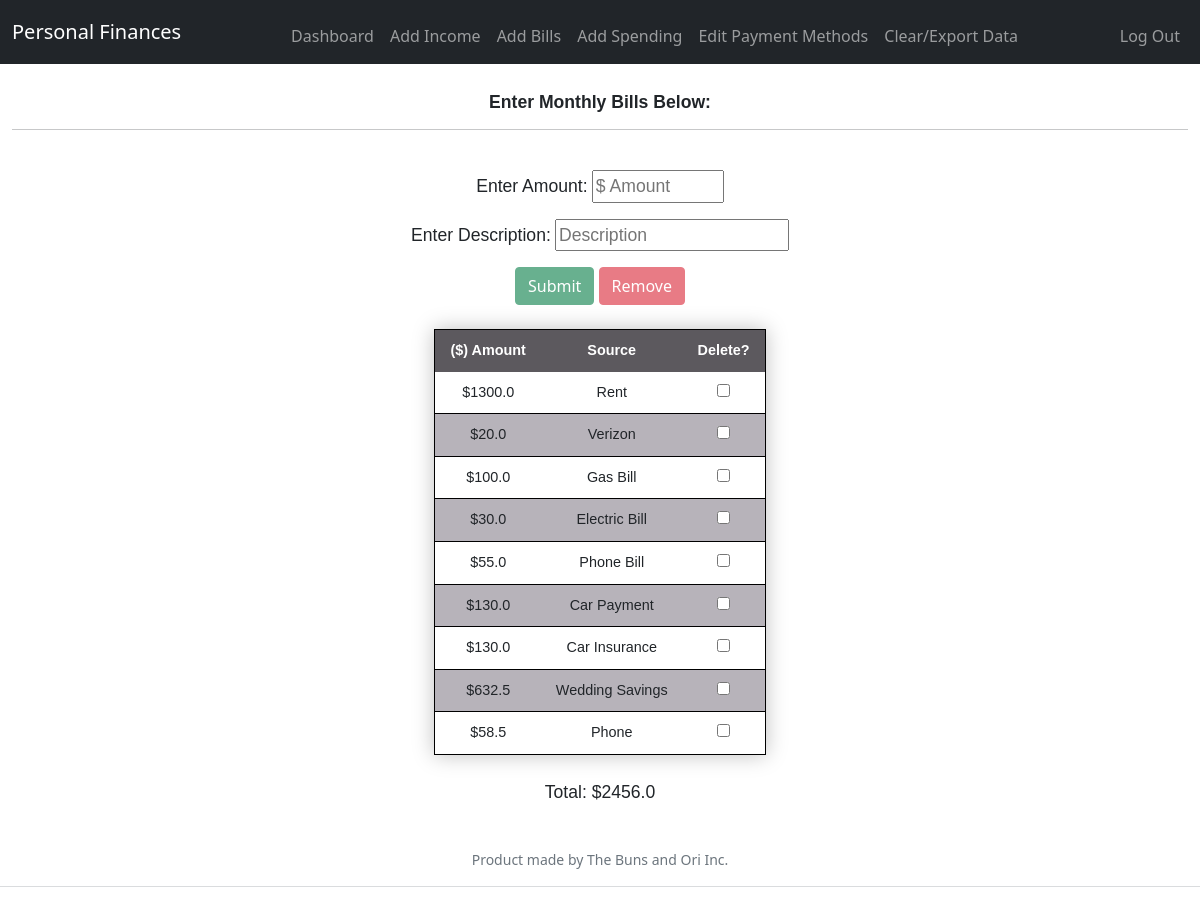
/addFixedCosts (signed in), run on an earlier commit of the app's database.
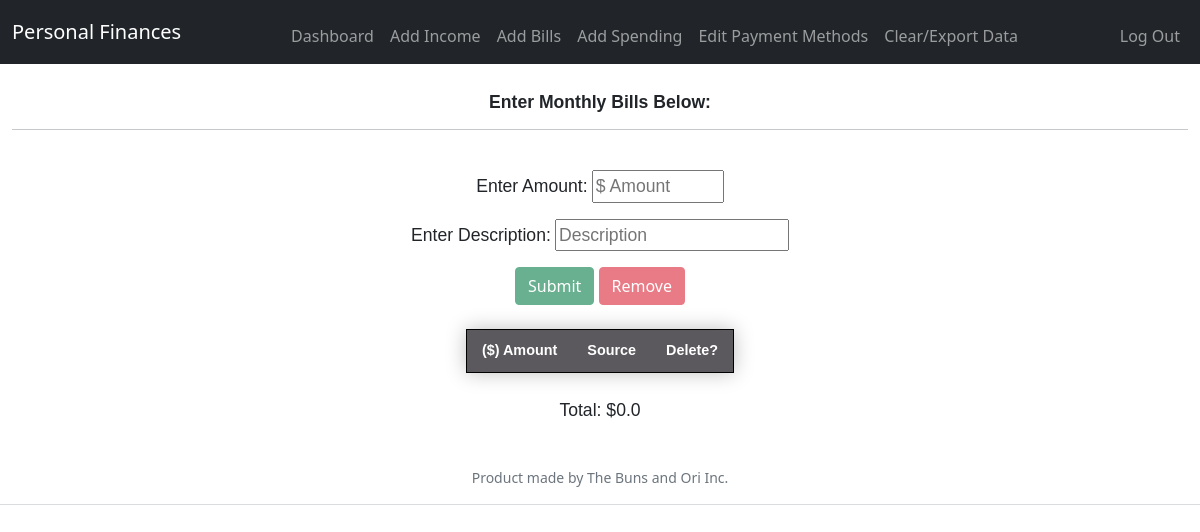
And on a later commit of the database.
### tables this page shows
CREATE TABLE fixedCosts (id INTEGER PRIMARY KEY AUTOINCREMENT NOT NULL, userID int, source TEXT NOT NULL, amount DOUBLE(8,2), frequency TEXT NOT NULL);

### app.py (the view)
@app.route("/addFixedCosts", methods=["GET", "POST"])
@login_required
def addFixedCosts():
    connection = create_connection("pFinances.db")
    if request.method == "POST":
        rowsToDelete = request.form.get("deleteInput")
        deleteMode = request.form.get("removeClicked")
        if rowsToDelete != "" and deleteMode != "" and int(deleteMode) == 1: #check if anything to delete
            rowNums = []
            for x in range(len(rowsToDelete)):
                if (rowsToDelete[x] != ','):
                    rowNums.append(rowsToDelete[x])
            fixCostSQL = ("SELECT id FROM fixedCosts WHERE userID = " + str(session["user_id"]))
            fixCostTuple = execute_read_query(connection, str(fixCostSQL))
            tupleList = list(fixCostTuple)
            idList = []
            for y in range(len(rowNums)):
                if int(rowNums[y]) == 1:
                    idList.append(re.sub("[^0-9]", "", str(tupleList[y])))
            deleteSQL = ("DELETE FROM fixedCosts WHERE id IN (" +', '.join(idList) + ")")
            execute_query(connection, deleteSQL)
            return redirect("/addFixedCosts")
        else:
            amount = request.form.get("amount")
            description = request.form.get("description")
            insertFixCost = ("INSERT INTO fixedCosts (userID, source, amount, frequency) VALUES" + "('" + str(session["user_id"]) + "','" + description + "','" + amount + "','" + "1" + "')")
            execute_query(connection, str(insertFixCost))
            fixCostsSQL = ("SELECT amount,source FROM fixedCosts WHERE userID = " + str(session["user_id"]))
            fixCostsTuple = execute_read_query(connection, str(fixCostsSQL))
            keys = ['amount', 'source']
            fixCostsDicts = [dict(zip(keys,d)) for d in fixCostsTuple]
            total = 0.0
            for x in range(len(fixCostsDicts)):
                total = total + float(fixCostsDicts[x]['amount'])
            return render_template("addFixedCosts.html", fixCostsDicts=fixCostsDicts, total=round(total,2))
    else:
        fixCostsSQL = ("SELECT amount,source FROM fixedCosts WHERE userID = " + str(session["user_id"]))
        fixCostsTuple = execute_read_query(connection, str(fixCostsSQL))
        keys = ['amount', 'source']
        fixCostsDicts = [dict(zip(keys,d)) for d in fixCostsTuple]
        total = 0.0
        for x in range(len(fixCostsDicts)):
            total = total + float(fixCostsDicts[x]['amount'])
        return render_template("addFixedCosts.html", fixCostsDicts=fixCostsDicts, total=round(total,2))

### helpers.py (called while the page is built)
def login_required(f):
    @wraps(f)
    def decorated_function(*args, **kwargs):
        if session.get("user_id") is None:
            return redirect("/login")
        return f(*args, **kwargs)
    return decorated_function

def create_connection(path):
    connection = None
    try:
        connection = sqlite3.connect(path)
        print("Connected successfully!")
    except Error as e:
        print(f"The error '{e}' occured")
    return connection

def execute_read_query(connection, query):
    cursor = connection.cursor()
    result = None
    try:
        cursor.execute(query)
        result = cursor.fetchall()
        connection.commit()
        return result
    except Error as e:
        print(f"The error '{e}' occured")

### templates/addFixedCosts.html (shortened to what this page needs)
{% extends "layout.html" %}
{% block main %}
    <h6>Enter Monthly Bills Below:</h6>
    <hr>
    <form action="/addFixedCosts" method="post" class="form-purchase-inputs">
        <br>
        <div class="mb-3">
            <label for="amount">Enter Amount:</label>
            <input autocomplete="off" autofocus id="amount" name="amount" placeholder="$ Amount" type="text" size="10">
        </div>
        <div class="mb-3">
            <label for="description">Enter Description:</label>
            <input id="description" name="description" placeholder="Description" type="text">
        </div>
        <button class="btn btn-success" type="submit" id="submit" onclick="roundAmount()">Submit</button>
        <button class="btn btn-danger" type="submit" id="remove" onclick="document.getElementById('removeClicked').setAttribute('value', 1)" disabled>Remove</button>
        <br><br>
        <table class="table-w-style">
            <thead>
                <tr>
                    <th>($) Amount</th>
                    <th>Source</th>
                    <th>Delete?</th>
                </tr>
            </thead>
            <tbody>
                {% for fixCosts in fixCostsDicts %}
                        <tr>
                            <td> ${{ fixCosts["amount"] }}</td>
                            <td> {{ fixCosts["source"] }}</td>
                            <td><input type="checkbox" class="checkboxes" id="fixCost" name="fixCost" value="0" onclick="setValue(this)">
                        </tr>
                {% endfor %}
            </tbody>
        </table>
        <br>
        <p>Total: ${{ total }}</p>
    </form>
{% endblock %}

### templates/layout.html (shortened to what this page needs)
<!DOCTYPE html>
<html lang="en">
    <head>
        <link href="https://cdn.jsdelivr.net/npm/bootstrap@5.1.3/dist/css/bootstrap.min.css" rel="stylesheet">
        <link href="/static/styles.css" rel="stylesheet">
    </head>
    <body>
        <nav class="bg-dark navbar navbar-expand-sm navbar-dark">
            <div class="container-fluid">
                <a class="navbar-brand" href="/"><span>Personal Finances</span></a>
                <div class="collapse navbar-collapse" id="navbar">
                    {% if session["user_id"] %}
                        <ul class="navbar-nav ms-auto mt-2">
                            <li class="nav-item"><a class="nav-link" href="/">Dashboard</a></li>
                            <li class="nav-item"><a class="nav-link" href="/addIncome">Add Income</a></li>
                            <li class="nav-item"><a class="nav-link" href="/addFixedCosts">Add Bills</a></li>
                            <li class="nav-item"><a class="nav-link" href="/addVarCost">Add Spending</a></li>
                            <li class="nav-item"><a class="nav-link" href="/customize">Edit Payment Methods</a></li>
                            <li class="nav-item"><a class="nav-link" href="/deleteData">Clear/Export Data</a></li>
                        </ul>
                        <ul class="navbar-nav ms-auto mt-2">
                            <li class="nav-item"><a class="nav-link" href="/logout">Log Out</a></li>
                        </ul>
                    {% else %}
                        <ul class="navbar-nav ms-auto mt-2">
                            <li class="nav-item"><a class="nav-link" href="/register">Register</a></li>
                            <li class="nav-item"><a class="nav-link" href="/login">Log In</a></li>
                        </ul>
                    {% endif %}
                </div>
            </div>
        </nav>
        <br>
        <main class="container-fluid py-1 text-center">
            {% block main %}{% endblock %}
        </main>
        <br>
        <footer class="mb-5 small text-center text-muted">
            Product made by The Buns and Ori Inc.
            <hr>
        </footer>
    </body>
</html>

### static/styles.css (style rules this page uses)
.table-w-style { margin-left: auto; margin-right: auto; border-collapse: collapse; border-style: solid; border-width: 1px; border-color: black; font-size: 0.9em; font-family: Tahoma, sans-serif; min-width: 200px; box-shadow: 0 0 20px rgba(0,0,0,0.25); }
.table-w-style thead tr { background-color: #5c595e; color: white; text-align: center; text-transform: capitalize; font-size: 1.0em; }
.table-w-style th, td { padding: 10px 15px; text-transform: capitalize; }
h6 { font-family: Tahoma, sans-serif; font-size: 1.1em; font-weight: bold; }
label, input, p { font-family: Tahoma, sans-serif; font-size: 1.1em; }

What changed in the data, as far as the page shows it:
removed fixedCosts: amount "1300.0", source "Rent"
removed fixedCosts: amount "20.0", source "Verizon"
removed fixedCosts: amount "100.0", source "Gas Bill"
removed fixedCosts: amount "30.0", source "Electric Bill"
removed fixedCosts: amount "55.0", source "Phone Bill"
removed fixedCosts: amount "130.0", source "Car Payment"
removed fixedCosts: amount "130.0", source "Car Insurance"
removed fixedCosts: amount "632.5", source "Wedding Savings"
removed fixedCosts: amount "58.5", source "Phone"
Also different on the page:
{{ total }}: "2456.0" → "0.0"
